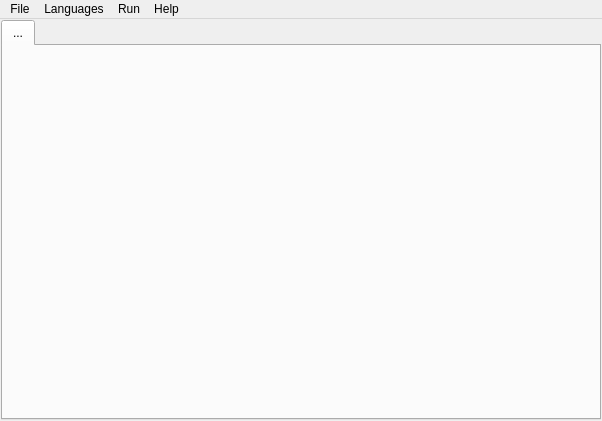
<ui version="4.0" >
 <class>text_editor</class>
 <widget class="QMainWindow" name="text_editor" >
  <property name="geometry" >
   <rect>
    <x>0</x>
    <y>0</y>
    <width>602</width>
    <height>421</height>
   </rect>
  </property>
  <property name="windowTitle" >
   <string>OpenTools TextEditor</string>
  </property>
  <widget class="QWidget" name="centralwidget" >
   <layout class="QGridLayout" >
    <property name="margin" >
     <number>1</number>
    </property>
    <item row="0" column="0" >
     <widget class="QTabWidget" name="tabWidget" >
      <property name="currentIndex" >
       <number>0</number>
      </property>
      <widget class="QWidget" name="tab1" >
       <attribute name="title" >
        <string>...</string>
       </attribute>
       <layout class="QGridLayout" >
        <property name="margin" >
         <number>1</number>
        </property>
        <item row="0" column="0" >
         <widget class="QsciScintilla" name="text_ed" >
          <property name="acceptDrops" >
           <bool>true</bool>
          </property>
          <property name="toolTip" >
           <string/>
          </property>
          <property name="whatsThis" >
           <string/>
          </property>
          <property name="midLineWidth" >
           <number>1</number>
          </property>
         </widget>
        </item>
       </layout>
      </widget>
     </widget>
    </item>
   </layout>
  </widget>
  <widget class="QMenuBar" name="menubar" >
   <property name="geometry" >
    <rect>
     <x>0</x>
     <y>0</y>
     <width>602</width>
     <height>19</height>
    </rect>
   </property>
   <widget class="QMenu" name="menuFile" >
    <property name="title" >
     <string>File</string>
    </property>
    <addaction name="actionOpen" />
    <addaction name="actionSave" />
    <addaction name="actionSave_As" />
    <addaction name="separator" />
    <addaction name="actionClose" />
    <addaction name="actionClose_All" />
    <addaction name="separator" />
    <addaction name="actionExit" />
   </widget>
   <widget class="QMenu" name="menuLanguages_2" >
    <property name="title" >
     <string>Languages</string>
    </property>
    <addaction name="actionPython" />
    <addaction name="actionC" />
   </widget>
   <widget class="QMenu" name="menuRun" >
    <property name="title" >
     <string>Run</string>
    </property>
    <addaction name="actionRun" />
   </widget>
   <widget class="QMenu" name="menuHelp" >
    <property name="title" >
     <string>Help</string>
    </property>
    <addaction name="actionAbout" />
    <addaction name="actionHelp" />
   </widget>
   <addaction name="menuFile" />
   <addaction name="menuLanguages_2" />
   <addaction name="menuRun" />
   <addaction name="menuHelp" />
  </widget>
  <action name="actionOpen" >
   <property name="text" >
    <string>Open</string>
   </property>
   <property name="shortcut" >
    <string>Ctrl+O</string>
   </property>
  </action>
  <action name="actionSave" >
   <property name="text" >
    <string>Save</string>
   </property>
   <property name="shortcut" >
    <string>Meta+S</string>
   </property>
  </action>
  <action name="actionSave_As" >
   <property name="text" >
    <string>Save As..</string>
   </property>
   <property name="shortcut" >
    <string>Meta+Shift+S</string>
   </property>
  </action>
  <action name="actionClose" >
   <property name="text" >
    <string>Close</string>
   </property>
   <property name="shortcut" >
    <string>Meta+W</string>
   </property>
  </action>
  <action name="actionClose_All" >
   <property name="text" >
    <string>Close All</string>
   </property>
   <property name="shortcut" >
    <string>Meta+Shift+W</string>
   </property>
  </action>
  <action name="actionExit" >
   <property name="checkable" >
    <bool>false</bool>
   </property>
   <property name="text" >
    <string>Exit</string>
   </property>
   <property name="shortcut" >
    <string>Meta+Q</string>
   </property>
   <property name="menuRole" >
    <enum>QAction::QuitRole</enum>
   </property>
  </action>
  <action name="actionRun" >
   <property name="text" >
    <string>Run</string>
   </property>
   <property name="shortcut" >
    <string>Meta+R</string>
   </property>
  </action>
  <action name="actionPython" >
   <property name="text" >
    <string>Python</string>
   </property>
   <property name="shortcut" >
    <string>Meta+P</string>
   </property>
  </action>
  <action name="actionC" >
   <property name="text" >
    <string>C++</string>
   </property>
   <property name="shortcut" >
    <string>Meta+H</string>
   </property>
  </action>
  <action name="actionAbout" >
   <property name="text" >
    <string>About</string>
   </property>
   <property name="menuRole" >
    <enum>QAction::AboutRole</enum>
   </property>
  </action>
  <action name="actionHelp" >
   <property name="text" >
    <string>Help</string>
   </property>
  </action>
 </widget>
 <customwidgets>
  <customwidget>
   <class>QsciScintilla</class>
   <extends>QFrame</extends>
   <header>Qsci/qsciscintilla.h</header>
   <container>1</container>
  </customwidget>
 </customwidgets>
 <resources/>
 <connections/>
</ui>
